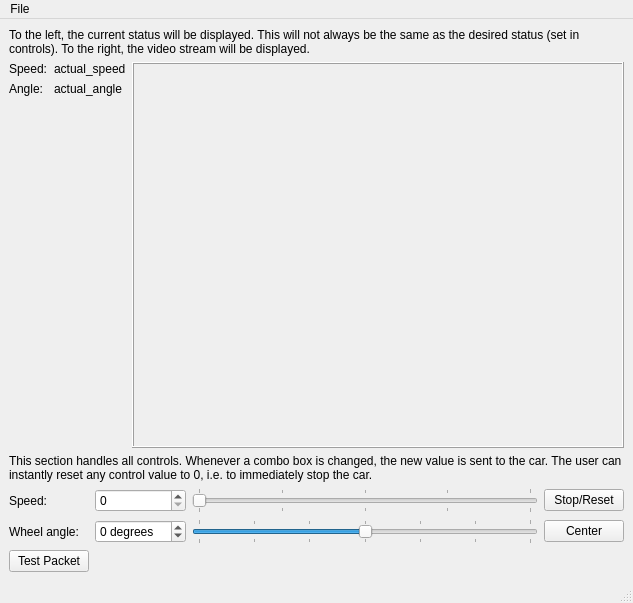
<?xml version="1.0" encoding="UTF-8"?>
<ui version="4.0">
 <class>MainWindow</class>
 <widget class="QMainWindow" name="MainWindow">
  <property name="geometry">
   <rect>
    <x>0</x>
    <y>0</y>
    <width>633</width>
    <height>603</height>
   </rect>
  </property>
  <property name="windowTitle">
   <string>PiCar Control Client</string>
  </property>
  <widget class="QWidget" name="centralwidget">
   <layout class="QVBoxLayout" name="verticalLayout">
    <item>
     <widget class="QLabel" name="label">
      <property name="text">
       <string>To the left, the current status will be displayed. This will not always be the same as the desired status (set in controls). To the right, the video stream will be displayed.</string>
      </property>
      <property name="wordWrap">
       <bool>true</bool>
      </property>
     </widget>
    </item>
    <item>
     <layout class="QHBoxLayout" name="status_video_layout">
      <item>
       <layout class="QFormLayout" name="status_form">
        <item row="0" column="0">
         <widget class="QLabel" name="label_3">
          <property name="text">
           <string>Speed:</string>
          </property>
         </widget>
        </item>
        <item row="0" column="1">
         <widget class="QLabel" name="label_4">
          <property name="text">
           <string>actual_speed</string>
          </property>
         </widget>
        </item>
        <item row="1" column="0">
         <widget class="QLabel" name="label_5">
          <property name="text">
           <string>Angle:</string>
          </property>
         </widget>
        </item>
        <item row="1" column="1">
         <widget class="QLabel" name="label_6">
          <property name="text">
           <string>actual_angle</string>
          </property>
         </widget>
        </item>
       </layout>
      </item>
      <item>
       <layout class="QVBoxLayout" name="verticalLayout_3">
        <item>
         <widget class="QFrame" name="video_placeholder">
          <property name="sizePolicy">
           <sizepolicy hsizetype="MinimumExpanding" vsizetype="MinimumExpanding">
            <horstretch>0</horstretch>
            <verstretch>0</verstretch>
           </sizepolicy>
          </property>
          <property name="minimumSize">
           <size>
            <width>0</width>
            <height>0</height>
           </size>
          </property>
          <property name="baseSize">
           <size>
            <width>400</width>
            <height>400</height>
           </size>
          </property>
          <property name="frameShape">
           <enum>QFrame::Box</enum>
          </property>
          <property name="frameShadow">
           <enum>QFrame::Raised</enum>
          </property>
         </widget>
        </item>
       </layout>
      </item>
     </layout>
    </item>
    <item>
     <layout class="QGridLayout" name="control_layout">
      <item row="1" column="3">
       <widget class="QPushButton" name="stop_button">
        <property name="text">
         <string>Stop/Reset</string>
        </property>
       </widget>
      </item>
      <item row="2" column="0">
       <widget class="QLabel" name="angle_label">
        <property name="text">
         <string>Wheel angle:</string>
        </property>
       </widget>
      </item>
      <item row="2" column="2">
       <widget class="QSlider" name="angle_slider">
        <property name="minimum">
         <number>-90</number>
        </property>
        <property name="maximum">
         <number>90</number>
        </property>
        <property name="value">
         <number>0</number>
        </property>
        <property name="orientation">
         <enum>Qt::Horizontal</enum>
        </property>
        <property name="tickPosition">
         <enum>QSlider::TicksBothSides</enum>
        </property>
        <property name="tickInterval">
         <number>30</number>
        </property>
       </widget>
      </item>
      <item row="0" column="0" colspan="4">
       <widget class="QLabel" name="label_7">
        <property name="text">
         <string>This section handles all controls. Whenever a combo box is changed, the new value is sent to the car. The user can instantly reset any control value to 0, i.e. to immediately stop the car.</string>
        </property>
        <property name="wordWrap">
         <bool>true</bool>
        </property>
       </widget>
      </item>
      <item row="1" column="0">
       <widget class="QLabel" name="speed_label">
        <property name="text">
         <string>Speed:</string>
        </property>
       </widget>
      </item>
      <item row="2" column="3">
       <widget class="QPushButton" name="center_button">
        <property name="text">
         <string>Center</string>
        </property>
       </widget>
      </item>
      <item row="2" column="1">
       <widget class="QSpinBox" name="angle_box">
        <property name="suffix">
         <string> degrees</string>
        </property>
        <property name="minimum">
         <number>-90</number>
        </property>
        <property name="maximum">
         <number>90</number>
        </property>
        <property name="value">
         <number>0</number>
        </property>
       </widget>
      </item>
      <item row="1" column="2">
       <widget class="QSlider" name="speed_slider">
        <property name="maximum">
         <number>100</number>
        </property>
        <property name="orientation">
         <enum>Qt::Horizontal</enum>
        </property>
        <property name="tickPosition">
         <enum>QSlider::TicksBothSides</enum>
        </property>
        <property name="tickInterval">
         <number>25</number>
        </property>
       </widget>
      </item>
      <item row="1" column="1">
       <widget class="QSpinBox" name="speed_box">
        <property name="maximum">
         <number>100</number>
        </property>
       </widget>
      </item>
      <item row="3" column="0">
       <widget class="QPushButton" name="test_packet_button">
        <property name="text">
         <string>Test Packet</string>
        </property>
       </widget>
      </item>
     </layout>
    </item>
   </layout>
  </widget>
  <widget class="QMenuBar" name="menubar">
   <property name="geometry">
    <rect>
     <x>0</x>
     <y>0</y>
     <width>633</width>
     <height>21</height>
    </rect>
   </property>
   <widget class="QMenu" name="menuFile">
    <property name="title">
     <string>File</string>
    </property>
    <addaction name="actionNYI"/>
   </widget>
   <addaction name="menuFile"/>
  </widget>
  <widget class="QStatusBar" name="statusbar"/>
  <action name="actionNYI">
   <property name="text">
    <string>NYI</string>
   </property>
  </action>
 </widget>
 <tabstops>
  <tabstop>speed_box</tabstop>
  <tabstop>angle_box</tabstop>
  <tabstop>speed_slider</tabstop>
  <tabstop>angle_slider</tabstop>
  <tabstop>stop_button</tabstop>
  <tabstop>center_button</tabstop>
 </tabstops>
 <resources/>
 <connections/>
</ui>
